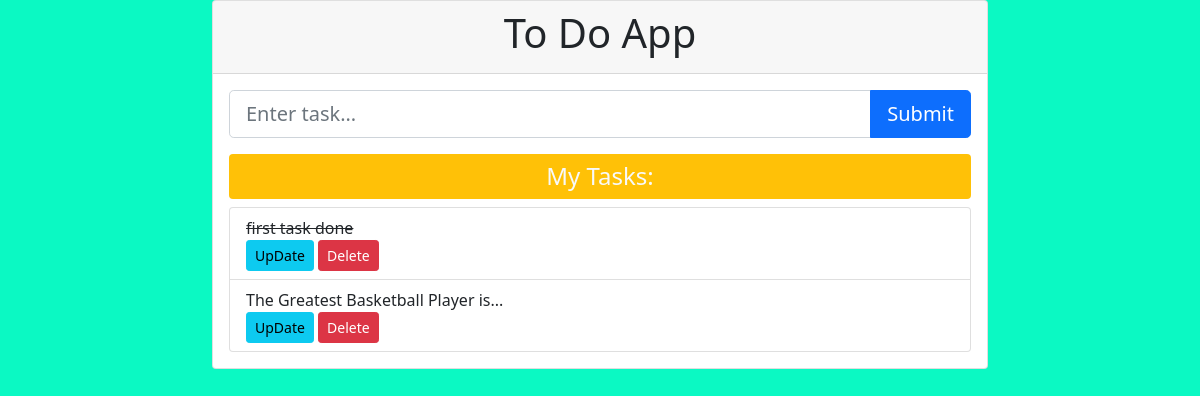
Before: / with the older database file.
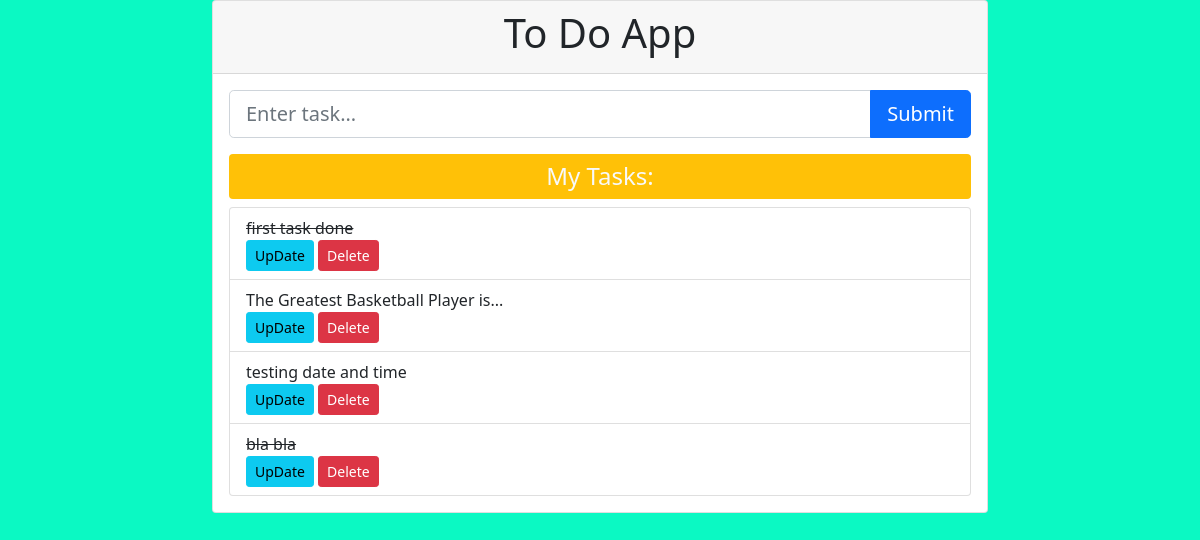
After: the same page with the newer database file.
### todolist/models.py (models this page shows, shortened)
class Task(models.Model):
    title=models.CharField(max_length=400)
    completed=models.BooleanField(default=False)
    created=models.DateTimeField(auto_now_add=True)

### todolist/views.py (the view)
# urls.py: path('',views.index,name="index"),
def index(request):
    form = TaskForm()
    if request.method == "POST":
        form = TaskForm(request.POST)
        if form.is_valid():
            form.save()
            return redirect("index")
    tasks = Task.objects.all()
    return render(request, "index.html", {"task_form": form, "tasks": tasks})

### todolist/forms.py
class TaskForm(forms.ModelForm):
    class Meta:
        model = Task
        fields = "__all__"  # include all fields in form
    title = forms.CharField(
        widget=forms.TextInput(
            attrs={
                "class": "form-control form-control-lg",
                "placeholder": "Enter task...",
            }
        ),
    )
    completed = forms.CharField(
        required=False,
        widget=forms.widgets.CheckboxInput(attrs={"class": "form-check-input"}),
    )

### templates/index.html (shortened to what this page needs)
{% extends 'base.html' %}
{% block content %}
<div class="card">
    <div class="card-header">
        <h1 class="text-center">To Do App</h1>
    </div>
    <div class="card-body">
        <form method="post">
            <div class="input-group mb-3">
                {{task_form.title}}
                <button type="submit" class="btn btn-primary btn-lg">Submit</button>
            </div>
        </form>
        <h4 class="bg-warning text-light py-2 rounded text-center">My Tasks:</h4>
        <ul class="list-group">
            {% for task in tasks %}
            <li class="list-group-item list-group-item-action">
                {% if task.completed == True %}
                <strike>{{task.title}} </strike>
                {% else %}
                {{task.title}}
                {% endif %}
                <div class="float-right">
                    <a href="{% url "update_task" task.id %}" class="btn btn-sm btn-info">UpDate</a>
                    <a href="{% url "delete_task" task.id %}" class="btn btn-sm btn-danger">Delete</a>
                </div>
            </li>
            {% endfor %}
        </ul>
    </div>
</div>
{% endblock content %}

### templates/base.html (shortened to what this page needs)
{% load static %}
<!doctype html>
<html lang="en">
<head>
    <link rel="stylesheet" href="https://stackpath.bootstrapcdn.com/bootstrap/5.0.0-alpha1/css/bootstrap.min.css"
>
    <link rel="stylesheet" href="{% static 'css/style.css'%}">
</head>
<body>
    <div class="container h-100">
        {% block content %}
        {% endblock content %}
    </div>
</body>
</html>

### static/css/style.css (style rules this page uses)
body { background-color: #0BF9C3; }
.container { max-width: 800px; }

Changed rows visible on the page:
added Task: title "testing date and time"
added Task: title "bla bla"
